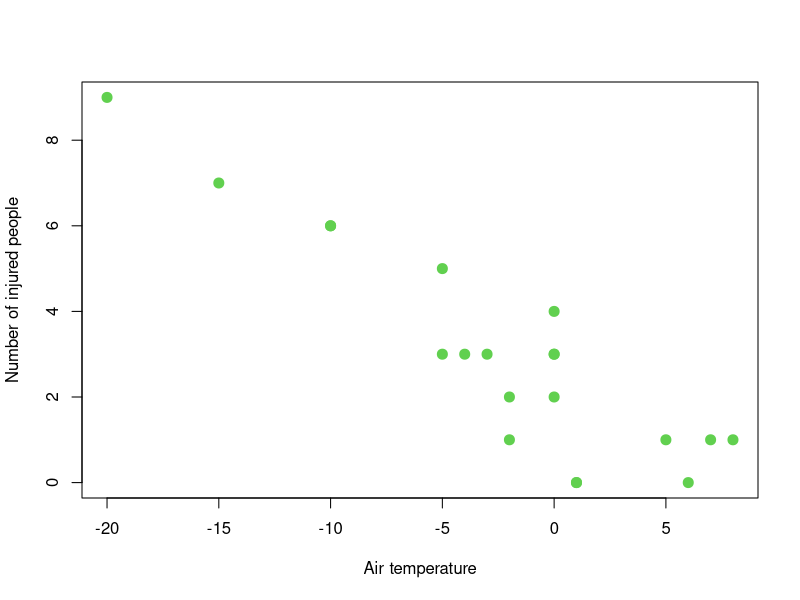
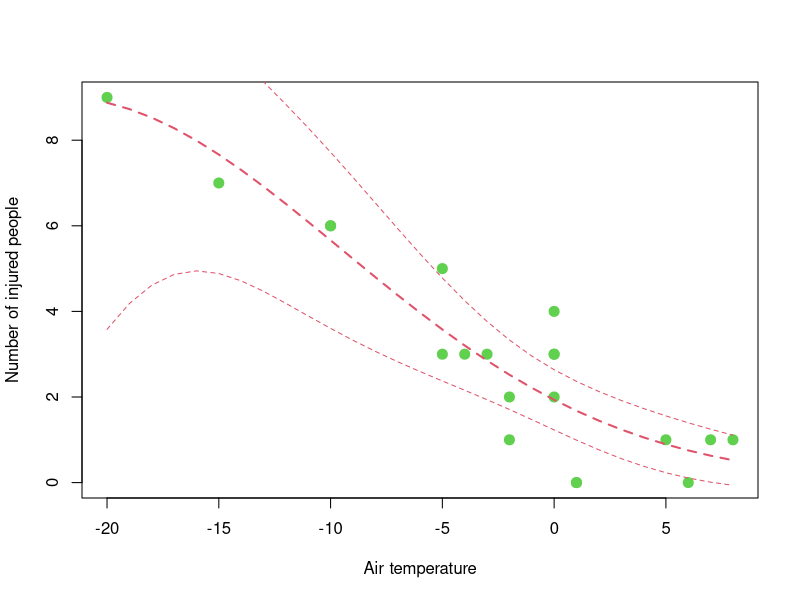
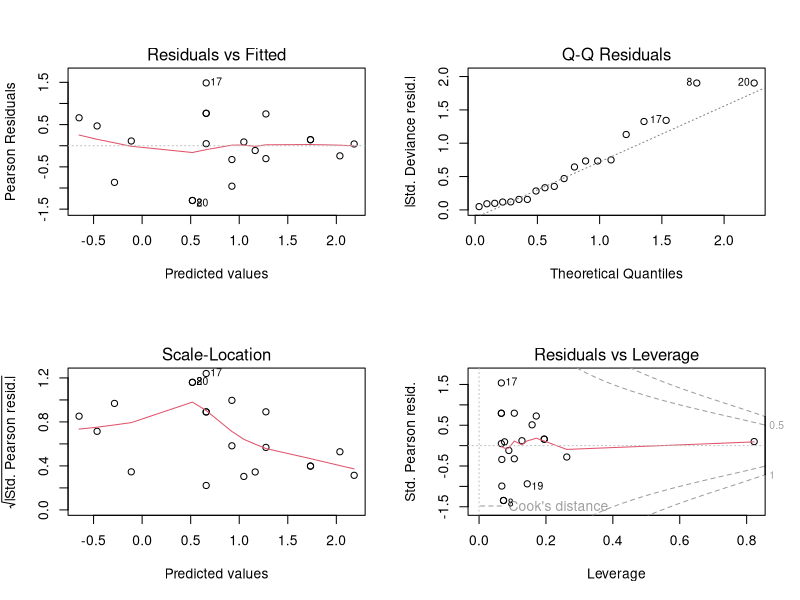

Write R code to recreate these figures, in order.
## ---- chunk 1
#You get the temperatures recorded in 20 city weather stations of Germany on Dec 25 2013
temp = c(0,0,0,-2,-4,-5,-2,+1,-15,-3,-10,-10,+8,+7,+5,-20,0,-5,+6,+1)

# you also have the number of persons injured (sliding on an icy curb) the same day in a buffer area of 2 km around each weather station

injured = c(3,3,2,1,3,5,2,0,7,3,6,6,1,1,1,9,4,3,0,0)

## ---- chunk 2
Germany = data.frame(temp, injured)
names(Germany) = c("Temperatures", "Injured")
head(Germany)
attach(Germany)

## ---- chunk 3
# (2) causation. Lower is the temperature, higher the chance to have icy curbs and thus injured people. If you have more injured people, this is not supposed to affect the temperature recorded by the weather station.
# (3) correlation is the wrong answer.

# (4) count data (number of injured people) with just one predictor (temperature). We need to begin with a Poisson regression. 

plot(Temperatures, Injured, xlab = "Air temperature", ylab = "Number of injured people", cex = 2, pch = 20, col = 3)

model1 = glm(Injured ~ Temperatures + I(Temperatures^2), family = poisson, data = Germany)
step(model1) #Actually, step AIC suggests to retain the quadratic term. so model 1 already is our best model.

model1$deviance/model1$df.residual # this model looks OK, only slighly underdispersed (dispersion parameter: 0.79)

library(AER)
dispersiontest(model1, trafo = 1) # ok, we are good here, there is no underdispersion

summary(model1)
# our model clearly shows that lower temperatures affect the number of injuered people.
# The model explains roughly 34% of variability

#let's plot the predictions

plot(Temperatures, Injured, xlab = "Air temperature", ylab = "Number of injured people", cex = 2, pch = 20, col = 3)
MyData = data.frame(Temperatures = seq(-20, 8, 1))
pred = predict(model1, MyData, type="response", se = T)
lines(MyData$Temperatures, pred$fit, col = 2, lwd = 2,lty = 2)
lines(MyData$Temperatures, pred$fit + 1.96*pred$se.fit, col = 2, lwd = 1, lty = 2)
lines(MyData$Temperatures, pred$fit - 1.96*pred$se.fit, col = 2, lwd = 1, lty = 2)
detach(Germany)

## ---- chunk 4
# for sure, there is a lot of uncertainty due to low sample size (see CIs 95 in the plot for low temperatures, for instance),

# dispersion is not a problem here. 


par(mfrow = c(2,2))
plot(model1)
par(mfrow = c(1, 1))
# regarding the assumptions of the linear model we fit on log-link trasnformed data, homogeneity is not fully achieved (see bottom-left plots) and, clearly, we have problem with the Cook distance and influential values. 
shapiro.test(model1$residuals) #  normality is OK.
#In principle, the problem here is the very low sample size, thus producing heterogeneity, and increasing it would help to meet model assumption properly.  


## alternative answers:
## if you decided to fit a quasi-poisson and get exact SE values, fine as well. 
